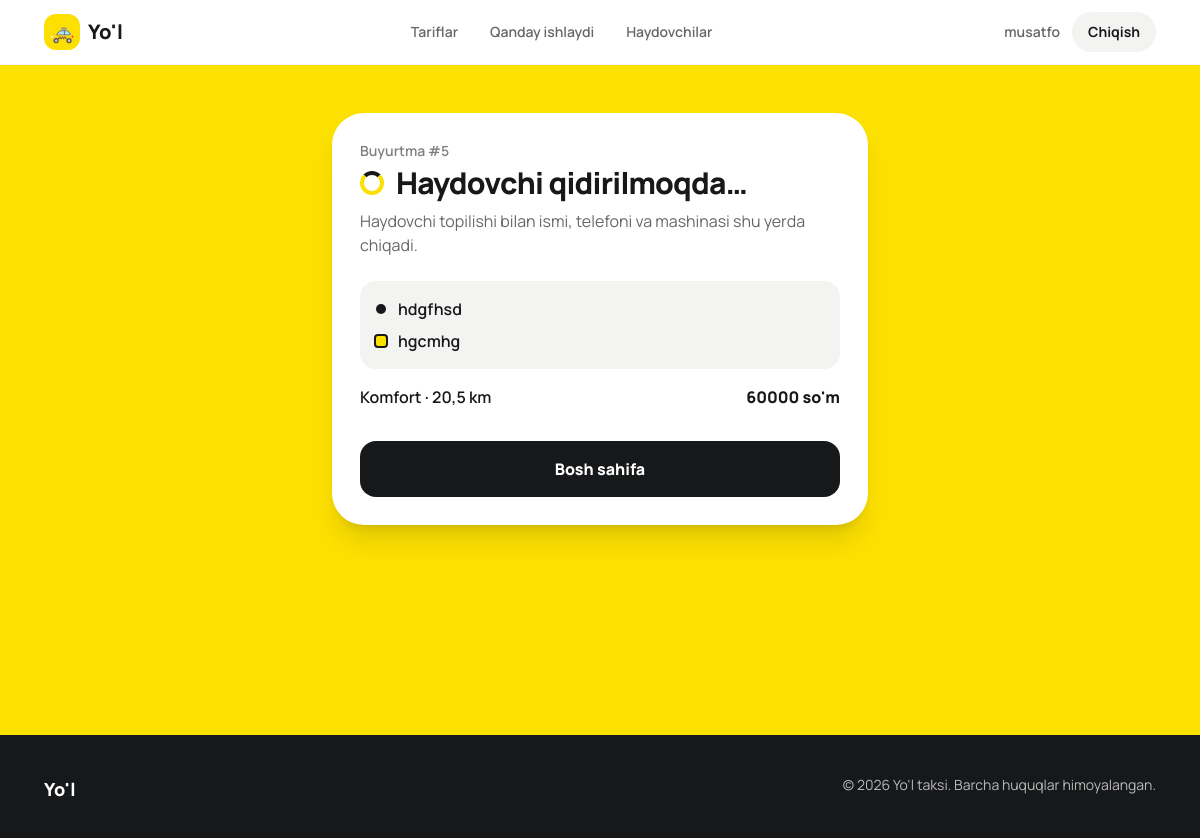
The page /order/5/ (signed in) on the database its author committed.
### taxi/models.py (models this page shows, shortened)
class Order(models.Model):
    class Status(models.TextChoices):
        NEW = "new", "Haydovchi qidirilmoqda"
        ASSIGNED = "assigned", "Haydovchi topildi"
        DONE = "done", "Bajarildi"
        CANCELED = "canceled", "Bekor qilindi"
    passenger = models.ForeignKey(settings.AUTH_USER_MODEL, null=True, blank=True, on_delete=models.SET_NULL,
                                  related_name="orders", verbose_name="Yo'lovchi")
    driver = models.ForeignKey(Profile, null=True, blank=True, on_delete=models.SET_NULL,
                               related_name="trips", verbose_name="Haydovchi", limit_choices_to={"role": "driver"})
    pickup = models.CharField("Qayerdan", max_length=200)
    dropoff = models.CharField("Qayerga", max_length=200)
    phone = models.CharField("Telefon", max_length=20)
    tariff = models.ForeignKey(Tariff, on_delete=models.PROTECT, related_name="orders", verbose_name="Tarif")
    distance_km = models.DecimalField("Masofa (km)", max_digits=5, decimal_places=1, default=5)
    price = models.PositiveIntegerField("Narx (so'm)", default=0)
    status = models.CharField(max_length=10, choices=Status.choices, default=Status.NEW)
    created_at = models.DateTimeField(auto_now_add=True)
    class Meta:
        ordering = ["-created_at"]
        verbose_name = "Buyurtma"
        verbose_name_plural = "Buyurtmalar"

class Tariff(models.Model):
    name = models.CharField("Nomi", max_length=40)
    description = models.CharField("Tavsif", max_length=120)
    seats = models.PositiveSmallIntegerField("O'rinlar", default=4)
    eta_min = models.PositiveSmallIntegerField("Kutish (daq.)", default=3)
    base_price = models.PositiveIntegerField("Boshlang'ich narx (so'm)")
    per_km = models.PositiveIntegerField("1 km narxi (so'm)")
    position = models.PositiveSmallIntegerField(default=0)
    class Meta:
        ordering = ["position"]
        verbose_name = "Tarif"
        verbose_name_plural = "Tariflar"

### taxi/views.py (the view)
# urls.py: path("order/<int:pk>/", views.order_detail, name="order_detail"),
@login_required
def order_detail(request, pk):
    o = get_object_or_404(Order.objects.select_related("driver__user", "tariff"), pk=pk)
    p = getattr(request.user, "profile", None)
    if not (request.user.is_staff or o.passenger_id == request.user.id or (p and o.driver_id == p.id)):
        raise Http404
    step = {"new": 0, "assigned": 1, "done": 2}.get(o.status, -1)
    steps = [("Buyurtma qabul qilindi", "Dispetcher haydovchi qidirmoqda"),
             ("Haydovchi topildi", "Haydovchi yo'lda va tez orada qo'ng'iroq qiladi"),
             ("Safar yakunlandi", "Yo'l bo'lsin!")]
    return render(request, "order_detail.html", {"order": o, "step": step, "steps": steps})

### taxi/context.py (called while the page is built)
def role(request):
    u = request.user
    if not u.is_authenticated:
        return {"role": "guest"}
    p = getattr(u, "profile", None)
    return {"role": p.role if p else "staff"}

### templates/order_detail.html (shortened to what this page needs)
{% extends "base.html" %}
{% block content %}
<main class="bg-sun min-h-[80vh]">
  <div class="max-w-xl mx-auto px-5 py-12">
    <div class="bg-white rounded-4xl p-7 shadow-xl shadow-black/10">
      <p class="text-sm font-semibold text-black/50">Buyurtma #{{ order.pk }}</p>
      {% if order.status == "canceled" %}
        <h1 class="mt-1 text-3xl font-extrabold tracking-tight">Buyurtma bekor qilindi</h1>
      {% else %}
        <div class="mt-1 flex items-center gap-3">
          <span class="w-6 h-6 rounded-full border-4 border-sun border-t-ink animate-spin" aria-hidden="true"></span>
          <h1 class="text-3xl font-extrabold tracking-tight">Haydovchi qidirilmoqda…</h1>
        </div>
        <p class="mt-2 text-black/60">Haydovchi topilishi bilan ismi, telefoni va mashinasi shu yerda chiqadi.</p>
      {% endif %}
      <div class="mt-6 rounded-2xl bg-mist p-4 space-y-2 font-semibold">
        <p class="flex items-center gap-3"><span class="w-2.5 h-2.5 rounded-full bg-ink"></span>{{ order.pickup }}</p>
        <p class="flex items-center gap-3"><span class="w-2.5 h-2.5 rounded-sm bg-sun ring-2 ring-ink"></span>{{ order.dropoff }}</p>
      </div>
      <p class="mt-4 flex justify-between font-semibold">
        <span>{{ order.tariff.name }} · {{ order.distance_km }} km</span>
        <span class="font-extrabold">{{ order.price }} so'm</span>
      </p>
      <a href="/" class="mt-8 block text-center rounded-2xl bg-ink text-white font-extrabold py-4 hover:bg-black">Bosh sahifa</a>
    </div>
  </div>
</main>
{% endblock %}

### templates/base.html (shortened to what this page needs)
<!doctype html>
<html lang="uz">
<head>
  <script src="https://cdn.tailwindcss.com"></script>
</head>
<body class="bg-white text-ink font-sans antialiased">
  <header class="sticky top-0 z-30 bg-white/90 backdrop-blur border-b border-black/5">
    <div class="max-w-6xl mx-auto px-5 h-16 flex items-center justify-between">
      <a href="/" class="flex items-center gap-2 font-extrabold text-xl">
        <span class="grid place-items-center w-9 h-9 rounded-xl bg-sun">🚕</span> Yo'l
      </a>
      <nav class="hidden md:flex gap-8 text-sm font-semibold text-black/60">
        <a href="#tariflar" class="hover:text-ink">Tariflar</a>
        <a href="#qanday" class="hover:text-ink">Qanday ishlaydi</a>
        <a href="#haydovchi" class="hover:text-ink">Haydovchilar</a>
      </nav>
      <div class="flex items-center gap-2">
        {% if user.is_authenticated %}
          <span class="hidden sm:inline text-sm font-semibold text-black/60 px-1">{{ user.first_name|default:user.username }}</span>
          <form method="post" action="{% url 'logout' %}">{% csrf_token %}<button class="rounded-full bg-mist text-sm font-bold px-4 py-2.5 hover:bg-black/10">Chiqish</button></form>
        {% else %}
          <a href="{% url 'login' %}" class="rounded-full text-sm font-bold px-4 py-2.5 hover:bg-mist">Kirish</a>
          <a href="{% url 'register' %}" class="rounded-full bg-ink text-white text-sm font-bold px-5 py-2.5 hover:bg-black">Ro'yxatdan o'tish</a>
        {% endif %}
      </div>
    </div>
  </header>
  {% block content %}{% endblock %}
  <footer class="bg-ink text-white/70 text-sm">
    <div class="max-w-6xl mx-auto px-5 py-10 flex flex-col md:flex-row gap-4 justify-between">
      <p class="font-extrabold text-white text-lg">Yo'l</p>
      <p>© {% now "Y" %} Yo'l taksi. Barcha huquqlar himoyalangan.</p>
    </div>
  </footer>
</body>
</html>

### templates/base.html (style rules this page uses)
html { scroll-behavior:smooth }

### rows shown on the page
Order: pk "5", pickup "hdgfhsd", dropoff "hgcmhg", tariff.name "Komfort", distance_km "20,5", price "60000"

### other values the page prints
{{ user.first_name|default:user.username }} "musatfo"
